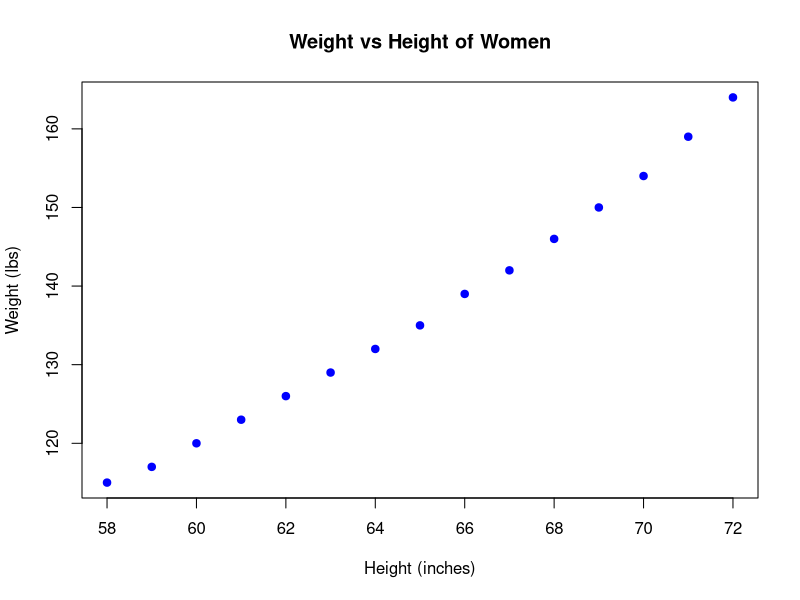
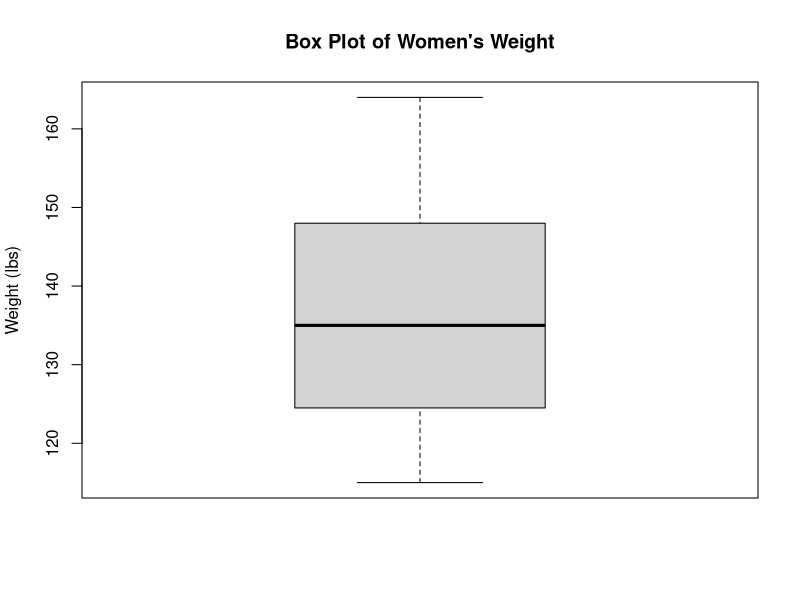
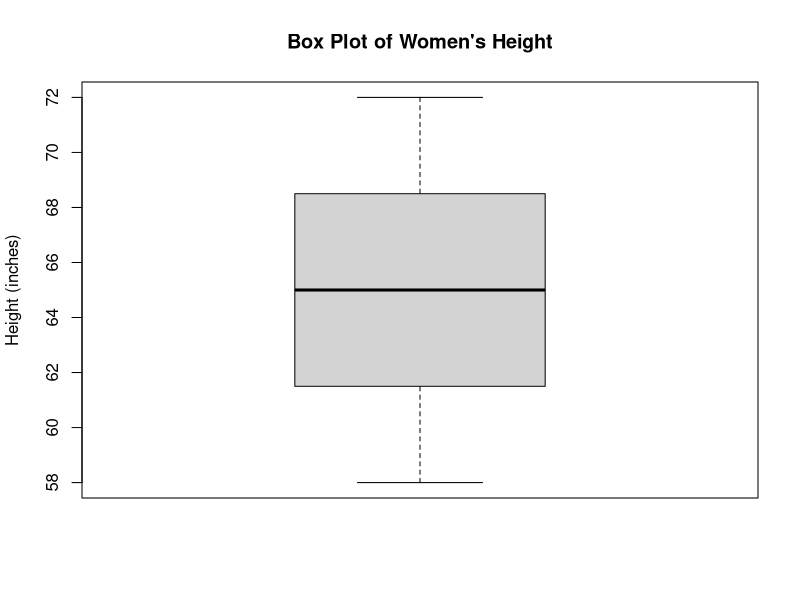
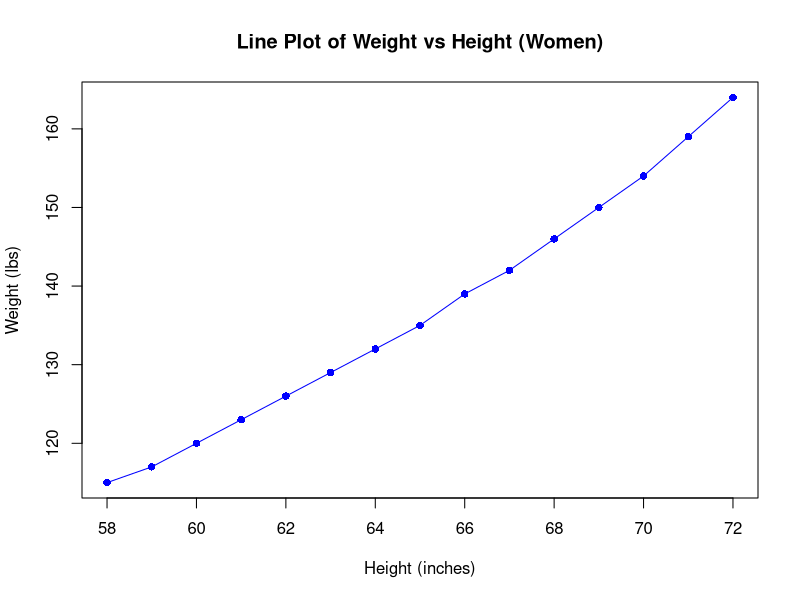
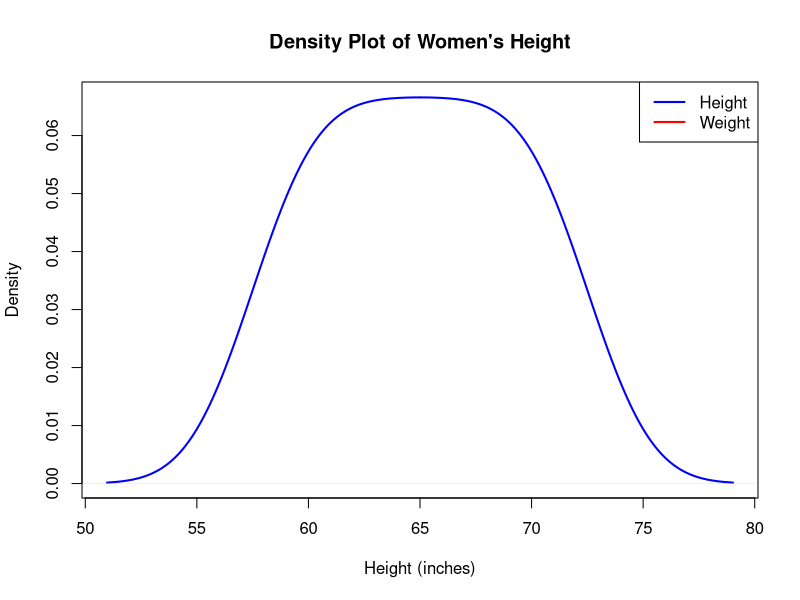
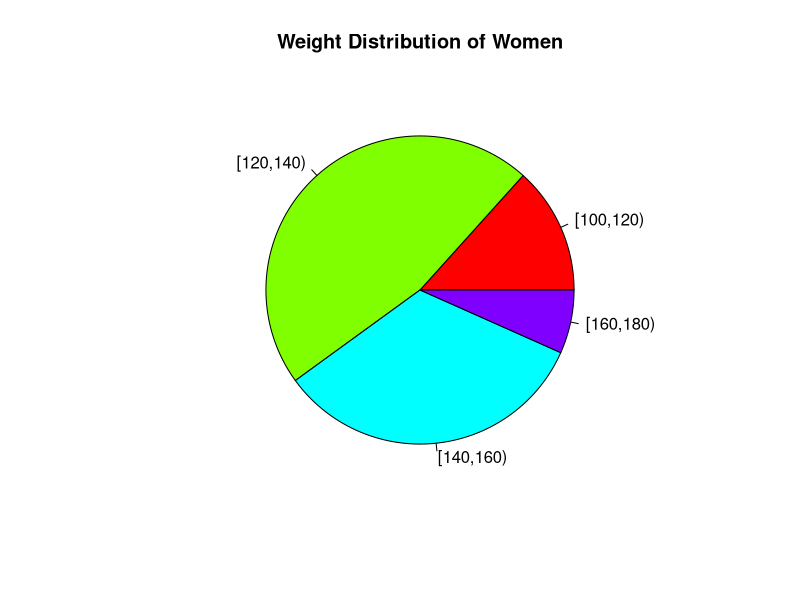
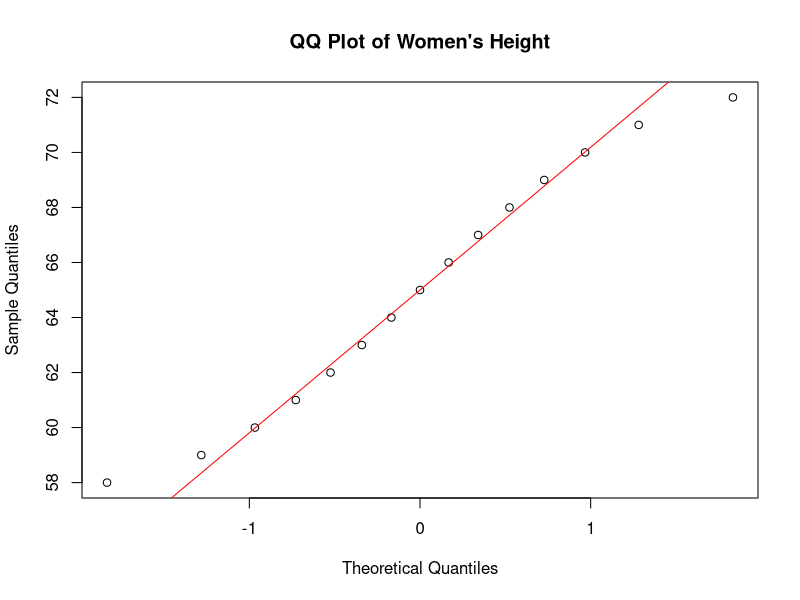

These figures' R source, in order:
# Load the dataset (built-in)
data(women)

# Scatter plot: Weight vs Height
plot(women$height, women$weight,
     main = "Weight vs Height of Women",
     xlab = "Height (inches)",
     ylab = "Weight (lbs)",
     pch = 19,        # solid circle points
     col = "blue")


# box plot
# Create a box plot of weight
boxplot(women$weight, main="Box Plot of Women's Weight", ylab="Weight (lbs)")

# Or box plot of height
boxplot(women$height, main="Box Plot of Women's Height", ylab="Height (inches)")

# Line plot of weight vs height
plot(women$height, women$weight, type = "o",  # 'o' means points and lines
     main = "Line Plot of Weight vs Height (Women)",
     xlab = "Height (inches)",
     ylab = "Weight (lbs)",
     col = "blue",
     pch = 16)  # solid circles for points

# Density plot of women's height
plot(density(women$height), 
     main = "Density Plot of Women's Height", 
     xlab = "Height (inches)",
     col = "blue",
     lwd = 2)

# Add density plot of weight on the same graph for comparison
lines(density(women$weight), col = "red", lwd = 2)

# Add legend
legend("topright", legend = c("Height", "Weight"), col = c("blue", "red"), lwd = 2)


# Categorize weight into bins
weight_groups <- cut(women$weight, breaks = c(100, 120, 140, 160, 180), right = FALSE)

# Count how many women fall into each weight group
weight_counts <- table(weight_groups)

# Pie chart
pie(weight_counts, main = "Weight Distribution of Women", col = rainbow(length(weight_counts)))


#QQ plot

qqnorm(women$height, main = "QQ Plot of Women's Height")
qqline(women$height, col = "red")

